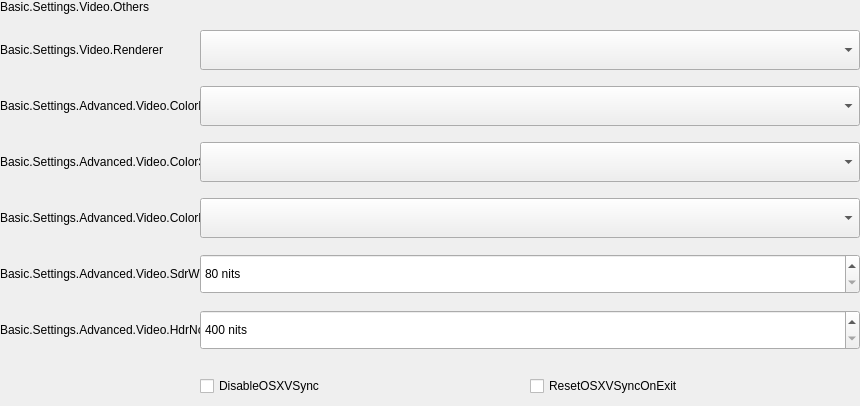
        <widget class="QFrame" name="frame_VideoRenderer">
         <property name="sizePolicy">
          <sizepolicy hsizetype="Fixed" vsizetype="Preferred">
           <horstretch>0</horstretch>
           <verstretch>0</verstretch>
          </sizepolicy>
         </property>
         <property name="minimumSize">
          <size>
           <width>860</width>
           <height>0</height>
          </size>
         </property>
         <property name="maximumSize">
          <size>
           <width>860</width>
           <height>16777215</height>
          </size>
         </property>
         <property name="frameShape">
          <enum>QFrame::NoFrame</enum>
         </property>
         <property name="frameShadow">
          <enum>QFrame::Raised</enum>
         </property>
         <layout class="QFormLayout" name="formLayout_VideoRenderer">
          <property name="fieldGrowthPolicy">
           <enum>QFormLayout::AllNonFixedFieldsGrow</enum>
          </property>
          <property name="labelAlignment">
           <set>Qt::AlignLeading|Qt::AlignLeft|Qt::AlignVCenter</set>
          </property>
          <property name="formAlignment">
           <set>Qt::AlignLeading|Qt::AlignLeft|Qt::AlignTop</set>
          </property>
          <property name="horizontalSpacing">
           <number>0</number>
          </property>
          <property name="verticalSpacing">
           <number>16</number>
          </property>
          <property name="leftMargin">
           <number>0</number>
          </property>
          <property name="topMargin">
           <number>0</number>
          </property>
          <property name="rightMargin">
           <number>0</number>
          </property>
          <property name="bottomMargin">
           <number>0</number>
          </property>
          <item row="0" column="0">
           <widget class="QLabel" name="label_TitleVideoRenderer">
            <property name="maximumSize">
             <size>
              <width>860</width>
              <height>16777215</height>
             </size>
            </property>
            <property name="text">
             <string>Basic.Settings.Video.Others</string>
            </property>
           </widget>
          </item>
          <item row="1" column="0">
           <widget class="QLabel" name="label_Renderer">
            <property name="sizePolicy">
             <sizepolicy hsizetype="Fixed" vsizetype="Preferred">
              <horstretch>0</horstretch>
              <verstretch>0</verstretch>
             </sizepolicy>
            </property>
            <property name="minimumSize">
             <size>
              <width>200</width>
              <height>40</height>
             </size>
            </property>
            <property name="maximumSize">
             <size>
              <width>200</width>
              <height>40</height>
             </size>
            </property>
            <property name="text">
             <string>Basic.Settings.Video.Renderer</string>
            </property>
            <property name="wordWrap">
             <bool>true</bool>
            </property>
           </widget>
          </item>
          <item row="1" column="1">
           <widget class="AFQCustomCombobox" name="comboBox_Renderer">
            <property name="sizePolicy">
             <sizepolicy hsizetype="Fixed" vsizetype="Fixed">
              <horstretch>0</horstretch>
              <verstretch>0</verstretch>
             </sizepolicy>
            </property>
            <property name="minimumSize">
             <size>
              <width>660</width>
              <height>40</height>
             </size>
            </property>
            <property name="maximumSize">
             <size>
              <width>660</width>
              <height>40</height>
             </size>
            </property>
           </widget>
          </item>
          <item row="2" column="0">
           <widget class="QLabel" name="label_ColorFormat">
            <property name="sizePolicy">
             <sizepolicy hsizetype="Fixed" vsizetype="Preferred">
              <horstretch>0</horstretch>
              <verstretch>0</verstretch>
             </sizepolicy>
            </property>
            <property name="minimumSize">
             <size>
              <width>200</width>
              <height>40</height>
             </size>
            </property>
            <property name="maximumSize">
             <size>
              <width>200</width>
              <height>40</height>
             </size>
            </property>
            <property name="text">
             <string>Basic.Settings.Advanced.Video.ColorFormat</string>
            </property>
            <property name="wordWrap">
             <bool>true</bool>
            </property>
           </widget>
          </item>
          <item row="2" column="1">
           <widget class="AFQCustomCombobox" name="comboBox_ColorFormat">
            <property name="enabled">
             <bool>true</bool>
            </property>
            <property name="sizePolicy">
             <sizepolicy hsizetype="Fixed" vsizetype="Fixed">
              <horstretch>0</horstretch>
              <verstretch>0</verstretch>
             </sizepolicy>
            </property>
            <property name="minimumSize">
             <size>
              <width>660</width>
              <height>40</height>
             </size>
            </property>
            <property name="maximumSize">
             <size>
              <width>660</width>
              <height>40</height>
             </size>
            </property>
           </widget>
          </item>
          <item row="3" column="0">
           <widget class="QLabel" name="label_ColorSpace">
            <property name="sizePolicy">
             <sizepolicy hsizetype="Fixed" vsizetype="Preferred">
              <horstretch>0</horstretch>
              <verstretch>0</verstretch>
             </sizepolicy>
            </property>
            <property name="minimumSize">
             <size>
              <width>200</width>
              <height>40</height>
             </size>
            </property>
            <property name="maximumSize">
             <size>
              <width>200</width>
              <height>40</height>
             </size>
            </property>
            <property name="text">
             <string>Basic.Settings.Advanced.Video.ColorSpace</string>
            </property>
            <property name="wordWrap">
             <bool>true</bool>
            </property>
           </widget>
          </item>
          <item row="3" column="1">
           <widget class="AFQCustomCombobox" name="comboBox_ColorSpace">
            <property name="sizePolicy">
             <sizepolicy hsizetype="Fixed" vsizetype="Fixed">
              <horstretch>0</horstretch>
              <verstretch>0</verstretch>
             </sizepolicy>
            </property>
            <property name="minimumSize">
             <size>
              <width>660</width>
              <height>40</height>
             </size>
            </property>
            <property name="maximumSize">
             <size>
              <width>660</width>
              <height>40</height>
             </size>
            </property>
           </widget>
          </item>
          <item row="4" column="0">
           <widget class="QLabel" name="label_ColorRange">
            <property name="sizePolicy">
             <sizepolicy hsizetype="Fixed" vsizetype="Preferred">
              <horstretch>0</horstretch>
              <verstretch>0</verstretch>
             </sizepolicy>
            </property>
            <property name="minimumSize">
             <size>
              <width>200</width>
              <height>40</height>
             </size>
            </property>
            <property name="maximumSize">
             <size>
              <width>200</width>
              <height>40</height>
             </size>
            </property>
            <property name="text">
             <string>Basic.Settings.Advanced.Video.ColorRange</string>
            </property>
            <property name="wordWrap">
             <bool>true</bool>
            </property>
           </widget>
          </item>
          <item row="4" column="1">
           <widget class="AFQCustomCombobox" name="comboBox_ColorRange">
            <property name="sizePolicy">
             <sizepolicy hsizetype="Fixed" vsizetype="Fixed">
              <horstretch>0</horstretch>
              <verstretch>0</verstretch>
             </sizepolicy>
            </property>
            <property name="minimumSize">
             <size>
              <width>660</width>
              <height>40</height>
             </size>
            </property>
            <property name="maximumSize">
             <size>
              <width>660</width>
              <height>40</height>
             </size>
            </property>
           </widget>
          </item>
          <item row="5" column="0">
           <widget class="QLabel" name="label_SdrWhiteLevel">
            <property name="sizePolicy">
             <sizepolicy hsizetype="Fixed" vsizetype="Preferred">
              <horstretch>0</horstretch>
              <verstretch>0</verstretch>
             </sizepolicy>
            </property>
            <property name="minimumSize">
             <size>
              <width>200</width>
              <height>40</height>
             </size>
            </property>
            <property name="maximumSize">
             <size>
              <width>200</width>
              <height>40</height>
             </size>
            </property>
            <property name="text">
             <string>Basic.Settings.Advanced.Video.SdrWhiteLevel</string>
            </property>
            <property name="wordWrap">
             <bool>true</bool>
            </property>
           </widget>
          </item>
          <item row="5" column="1">
           <widget class="AFQCustomSpinbox" name="spinBox_SdrWhiteLevel">
            <property name="sizePolicy">
             <sizepolicy hsizetype="Fixed" vsizetype="Fixed">
              <horstretch>0</horstretch>
              <verstretch>0</verstretch>
             </sizepolicy>
            </property>
            <property name="minimumSize">
             <size>
              <width>660</width>
              <height>40</height>
             </size>
            </property>
            <property name="maximumSize">
             <size>
              <width>660</width>
              <height>40</height>
             </size>
            </property>
            <property name="suffix">
             <string notr="true"> nits</string>
            </property>
            <property name="minimum">
             <number>80</number>
            </property>
            <property name="maximum">
             <number>480</number>
            </property>
           </widget>
          </item>
          <item row="6" column="0">
           <widget class="QLabel" name="label_HdrNominalPeakLevel">
            <property name="sizePolicy">
             <sizepolicy hsizetype="Fixed" vsizetype="Preferred">
              <horstretch>0</horstretch>
              <verstretch>0</verstretch>
             </sizepolicy>
            </property>
            <property name="minimumSize">
             <size>
              <width>200</width>
              <height>40</height>
             </size>
            </property>
            <property name="maximumSize">
             <size>
              <width>200</width>
              <height>40</height>
             </size>
            </property>
            <property name="text">
             <string>Basic.Settings.Advanced.Video.HdrNominalPeakLevel</string>
            </property>
            <property name="wordWrap">
             <bool>true</bool>
            </property>
           </widget>
          </item>
          <item row="6" column="1">
           <widget class="AFQCustomSpinbox" name="spinBox_HdrNominalPeakLevel">
            <property name="sizePolicy">
             <sizepolicy hsizetype="Fixed" vsizetype="Fixed">
              <horstretch>0</horstretch>
              <verstretch>0</verstretch>
             </sizepolicy>
            </property>
            <property name="minimumSize">
             <size>
              <width>660</width>
              <height>40</height>
             </size>
            </property>
            <property name="maximumSize">
             <size>
              <width>660</width>
              <height>40</height>
             </size>
            </property>
            <property name="suffix">
             <string notr="true"> nits</string>
            </property>
            <property name="minimum">
             <number>400</number>
            </property>
            <property name="maximum">
             <number>10000</number>
            </property>
           </widget>
          </item>
          <item row="7" column="1">
           <layout class="QHBoxLayout" name="horizontalLayout">
            <item>
             <widget class="QCheckBox" name="checkBox_DisableOSXVSync">
              <property name="minimumSize">
               <size>
                <width>0</width>
                <height>40</height>
               </size>
              </property>
              <property name="maximumSize">
               <size>
                <width>16777215</width>
                <height>40</height>
               </size>
              </property>
              <property name="text">
               <string>DisableOSXVSync</string>
              </property>
             </widget>
            </item>
            <item>
             <widget class="QCheckBox" name="checkBox_ResetOSXVSync">
              <property name="minimumSize">
               <size>
                <width>0</width>
                <height>40</height>
               </size>
              </property>
              <property name="maximumSize">
               <size>
                <width>16777215</width>
                <height>40</height>
               </size>
              </property>
              <property name="text">
               <string>ResetOSXVSyncOnExit</string>
              </property>
             </widget>
            </item>
           </layout>
          </item>
         </layout>
        </widget>
